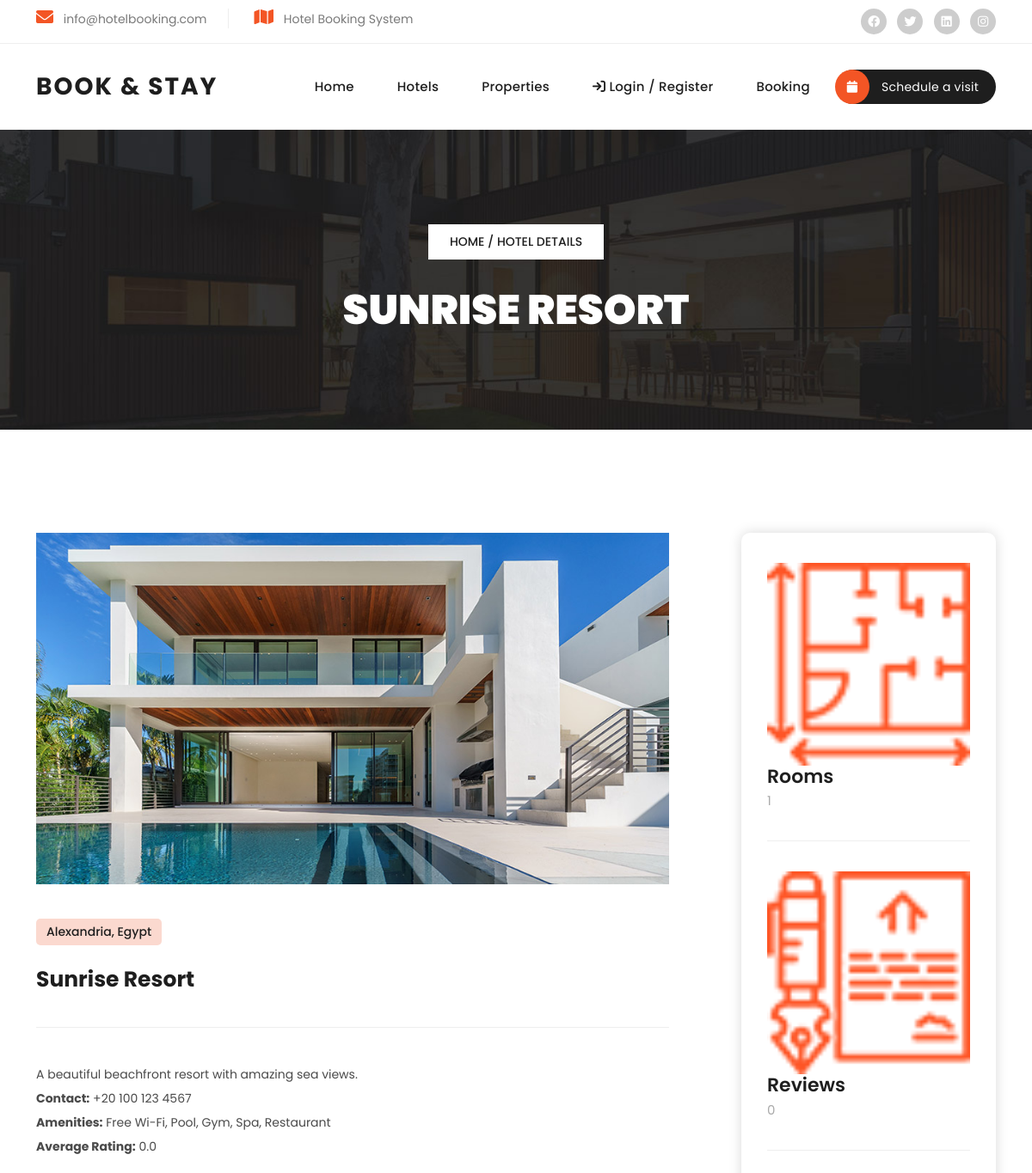
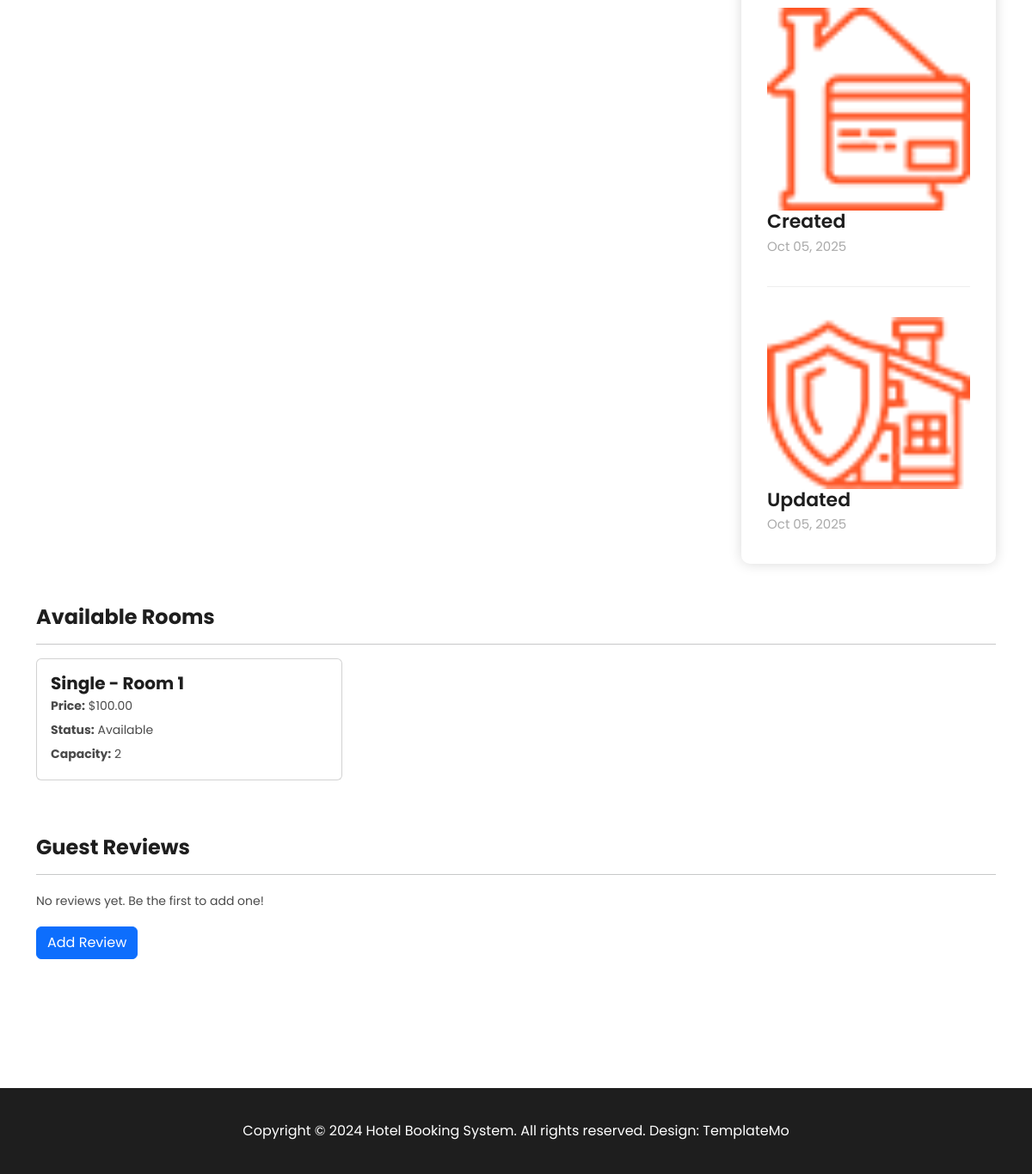
Page /hotels/1/ on the earlier database version (2 pictures, top to bottom).
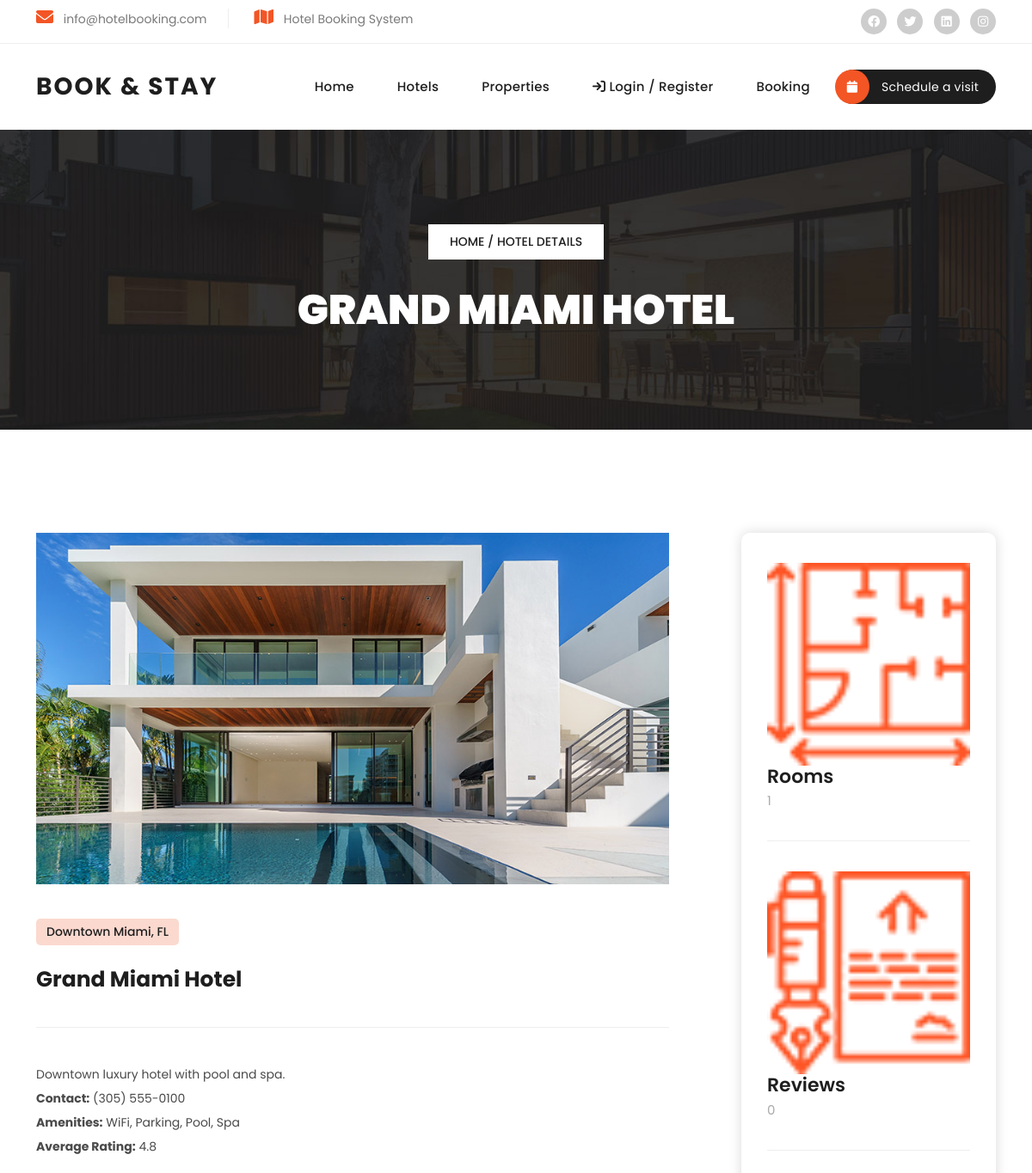
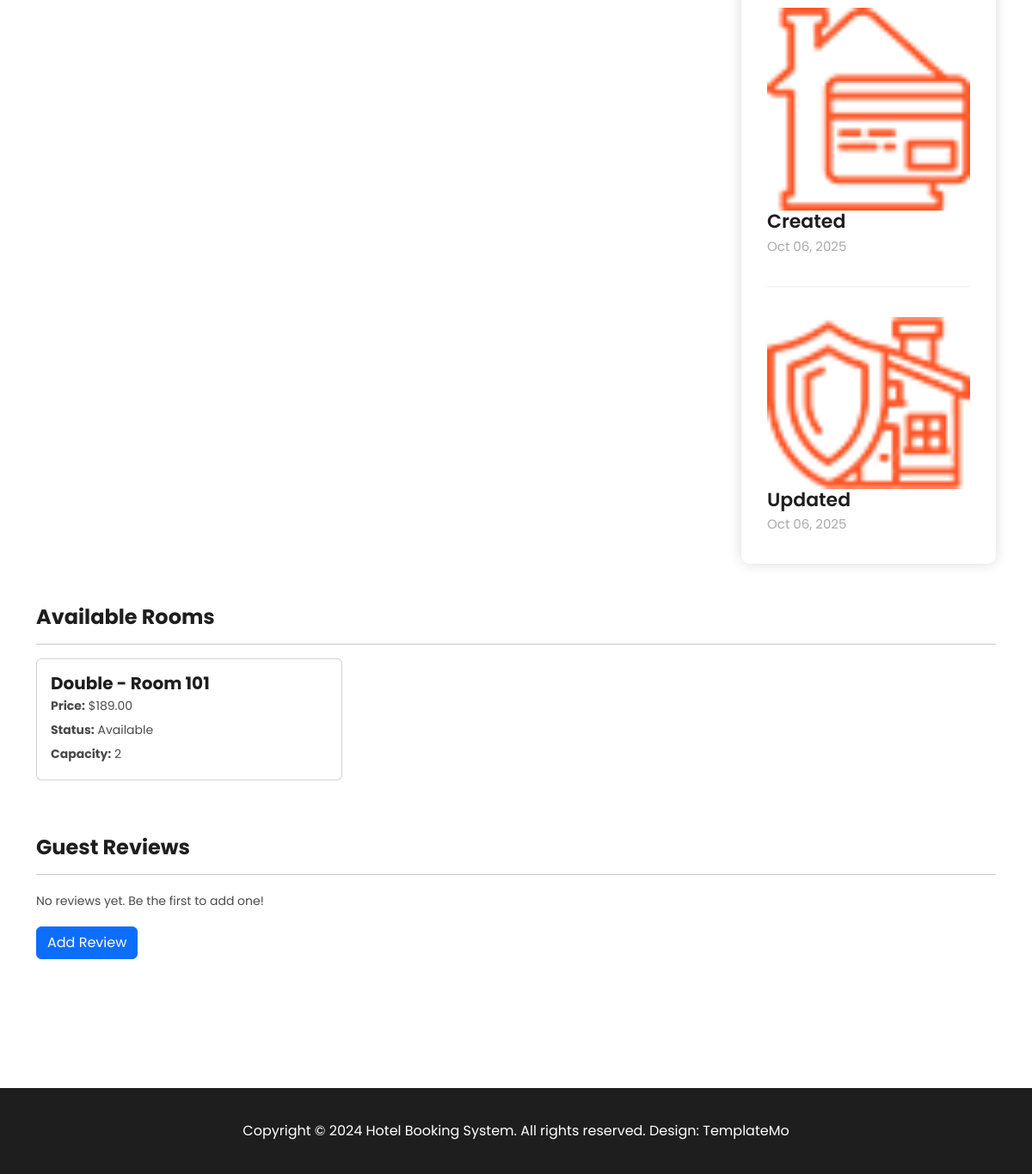
Same page on the later database version (2 pictures, top to bottom).
### hotels/models.py (models this page shows, shortened)
class Hotel(models.Model):
    name = models.CharField(max_length=255)
    description = models.TextField()
    location = models.CharField(max_length=255)
    contact = models.CharField(max_length=100)
    amenities = models.TextField()
    average_review = models.FloatField(default=0)
    created_at = models.DateTimeField(auto_now_add=True)
    updated_at = models.DateTimeField(auto_now=True)

class Room(models.Model):
    SINGLE = 'single'
    DOUBLE = 'double'
    SUITE = 'suite'
    ROOM_TYPE_CHOICES = [
        (SINGLE, 'Single'),
        (DOUBLE, 'Double'),
        (SUITE, 'Suite'),
    ]
    AVAILABLE = 'available'
    BOOKED = 'booked'
    STATUS_CHOICES = [
        (AVAILABLE, 'Available'),
        (BOOKED, 'Booked'),
    ]
    hotel = models.ForeignKey(Hotel, on_delete=models.CASCADE, related_name='rooms')
    room_number = models.CharField(max_length=50)
    type = models.CharField(max_length=10, choices=ROOM_TYPE_CHOICES, default=SINGLE)
    price = models.DecimalField(max_digits=10, decimal_places=2)
    capacity = models.IntegerField()
    status = models.CharField(max_length=10, choices=STATUS_CHOICES, default=AVAILABLE)
    created_at = models.DateTimeField(auto_now_add=True)
    updated_at = models.DateTimeField(auto_now=True)

### hotels/views.py (the view)
# urls.py: path('hotels/<int:hotel_id>/', hotel_views.hotel_detail, name='hotels'),
def hotel_detail(request, hotel_id):
    hotel = get_object_or_404(Hotel, id=hotel_id)
    rooms = Room.objects.filter(hotel=hotel)
    reviews = Review.objects.filter(hotel=hotel)
    avg_rating = reviews.aggregate(Avg('rating'))['rating__avg']
    if avg_rating:
        hotel.average_review = round(avg_rating, 1)
        hotel.save()
    context = {
        'hotel': hotel,
        'rooms': rooms,
        'reviews': reviews,
    }
    return render(request, 'hotels/property-details.html', context)

### templates/hotels/property-details.html (shortened to what this page needs)
{% extends 'base.html' %}
{% load static %}
{% block content %}
<div class="page-heading header-text">
  <div class="container">
    <div class="row">
      <div class="col-lg-12">
        <span class="breadcrumb">
          <a href="{% url 'home' %}">Home</a> / Hotel Details
        </span>
        <h3>{{ hotel.name }}</h3>
      </div>
    </div>
  </div>
</div>
<div class="single-property section">
  <div class="container">
    <div class="row">
      <div class="col-lg-8">
        <div class="main-image">
          <img src="{% static 'images/single-property.jpg' %}" alt="{{ hotel.name }}">
        </div>
        <div class="main-content">
          <span class="category">{{ hotel.location }}</span>
          <h4>{{ hotel.name }}</h4>
          <p>{{ hotel.description }}</p>
          <p><strong>Contact:</strong> {{ hotel.contact }}</p>
          <p><strong>Amenities:</strong> {{ hotel.amenities }}</p>
          <p><strong>Average Rating:</strong> {{ hotel.average_review }}</p>
        </div>
      </div>
      <div class="col-lg-4">
        <div class="info-table">
          <ul>
            <li>
              <img src="{% static 'images/info-icon-01.png' %}" alt="">
              <h4>Rooms<br><span>{{ hotel.rooms.count }}</span></h4>
            </li>
            <li>
              <img src="{% static 'images/info-icon-02.png' %}" alt="">
              <h4>Reviews<br><span>{{ hotel.reviews.count }}</span></h4>
            </li>
            <li>
              <img src="{% static 'images/info-icon-03.png' %}" alt="">
              <h4>Created<br><span>{{ hotel.created_at|date:"M d, Y" }}</span></h4>
            </li>
            <li>
              <img src="{% static 'images/info-icon-04.png' %}" alt="">
              <h4>Updated<br><span>{{ hotel.updated_at|date:"M d, Y" }}</span></h4>
            </li>
          </ul>
        </div>
      </div>
    </div>
    <div class="row mt-5">
      <div class="col-lg-12">
        <h4>Available Rooms</h4>
        <hr>
        {% if rooms %}
          <div class="row">
            {% for room in rooms %}
              <div class="col-md-4 mb-3">
                <div class="card p-3">
                  <h5>{{ room.get_type_display }} - Room {{ room.room_number }}</h5>
                  <p><strong>Price:</strong> ${{ room.price }}</p>
                  <p><strong>Status:</strong> {{ room.get_status_display }}</p>
                  <p><strong>Capacity:</strong> {{ room.capacity }}</p>
                </div>
              </div>
            {% endfor %}
          </div>
        {% else %}
          <p>No rooms available for this hotel.</p>
        {% endif %}
      </div>
    </div>
    <div class="row mt-5">
      <div class="col-lg-12">
        <h4>Guest Reviews</h4>
        <hr>
        {% if reviews %}
          {% for review in reviews %}
            <div class="border p-3 mb-3 rounded">
              <p><strong>{{ review.user.username }}</strong> rated {{ review.rating }}/5</p>
              <p>{{ review.comment }}</p>
              <small>{{ review.created_at|date:"M d, Y" }}</small>
            </div>
          {% endfor %}
        {% else %}
          <p>No reviews yet. Be the first to add one!</p>
        {% endif %}
        <a href="{% url 'hotels:add_review' hotel.id %}" class="btn btn-primary mt-3">Add Review</a>
      </div>
    </div>
  </div>
</div>
{% endblock %}

### templates/base.html (shortened to what this page needs)
{% load static %}
<!DOCTYPE html>
<html lang="en">
<head>
    <link rel="stylesheet" href="{% static 'vendor/bootstrap/css/bootstrap.min.css' %}">
    <link rel="stylesheet" href="{% static 'assets/css/fontawesome.css' %}">
    <link rel="stylesheet" href="{% static 'assets/css/templatemo-villa-agency.css' %}">
    <link rel="stylesheet" href="{% static 'assets/css/owl.css' %}">
    <link rel="stylesheet" href="{% static 'assets/css/animate.css' %}">
    <link rel="stylesheet" href="https://unpkg.com/swiper@7/swiper-bundle.min.css"/>
</head>
<body>
    {% include 'includes/header.html' %}
    {% block content %}{% endblock %}
    {% include 'includes/footer.html' %}
</body>
</html>

### templates/includes/header.html (shortened to what this page needs)
{% load static %}
<div class="sub-header">
    <div class="container">
        <div class="row">
            <div class="col-lg-8 col-md-8">
                <ul class="info">
                <li><i class="fa fa-envelope"></i> info@hotelbooking.com</li>
                <li><i class="fa fa-map"></i> Hotel Booking System</li>
                </ul>
            </div>
            <div class="col-lg-4 col-md-4">
                <ul class="social-links">
                    <li><a href="#"><i class="fab fa-facebook"></i></a></li>
                    <li><a href="#"><i class="fab fa-twitter"></i></a></li>
                    <li><a href="#"><i class="fab fa-linkedin"></i></a></li>
                    <li><a href="#"><i class="fab fa-instagram"></i></a></li>
                </ul>
            </div>
        </div>
    </div>
</div>
<header class="header-area header-sticky">
    <div class="container">
        <div class="row">
            <div class="col-12">
                <nav class="main-nav">
                    <a href="{% url 'home' %}" class="logo">
                        <h1>Book & Stay</h1>
                    </a>
                    <ul class="nav">
                        <li><a href="{% url 'home' %}">Home</a></li>
                        <li><a href="{% url 'hotels:hotel_list' %}">Hotels</a></li>
                        <li><a href="{% url 'hotels:properties' %}">Properties</a></li>
                        {% if user.is_authenticated and user.is_customer %}
                            <li><a href="{% url 'account' %}"><i class="fa fa-user"></i> {{ user.username }}</a></li>
                            <li><a href="/users/logout/"><i class="fa fa-sign-out"></i> Logout</a></li>
                        {% elif user.is_authenticated and user.is_owner %}
                            <li><a href="{% url 'owner_dashboard' %}"><i class="fa fa-dashboard"></i> Dashboard</a></li>
                            <li><a href="/users/logout/"><i class="fa fa-sign-out"></i> Logout</a></li>
                        {% else %}
                            <li><a href="{% url 'login_register' %}"><i class="fa fa-sign-in"></i> Login / Register</a></li>
                        {% endif %}
                        <li><a href="{% url 'hotels:book_room' hotel_id=1 %}">Booking</a></li>
                        <li><a href="{% url 'booking' %}"><i class="fa fa-calendar"></i> Schedule a visit</a></li>
                    </ul>
                </nav>
            </div>
        </div>
    </div>
</header>

### templates/includes/footer.html
  <footer>
    <div class="container">
      <div class="col-lg-12">
        <p>Copyright © 2024 Hotel Booking System. All rights reserved.
        Design: <a rel="nofollow" href="https://templatemo.com" target="_blank">TemplateMo</a></p>
      </div>
    </div>
  </footer>

Differences in the rows shown:
removed Room: type "Single", room_number "1", price "100.00", status "Available", capacity "2"
changed Hotel id 1: name "SUNRISE RESORT" → "GRAND MIAMI HOTEL"; location "Alexandria, Egypt" → "Downtown Miami, FL"; name "Sunrise Resort" → "Grand Miami Hotel"; description "A beautiful beachfront resort with amazing sea views." → "Downtown luxury hotel with pool and spa."; contact "+20 100 123 4567" → "(305) 555-0100"; amenities "Free Wi-Fi, Pool, Gym, Spa, Restaurant" → "WiFi, Parking, Pool, Spa"; average_review "0.0" → "4.8"; created_at "Oct 05, 2025" → "Oct 06, 2025"; updated_at "Oct 05, 2025" → "Oct 06, 2025"
added Room: type "Double", room_number "101", price "189.00", status "Available", capacity "2"
